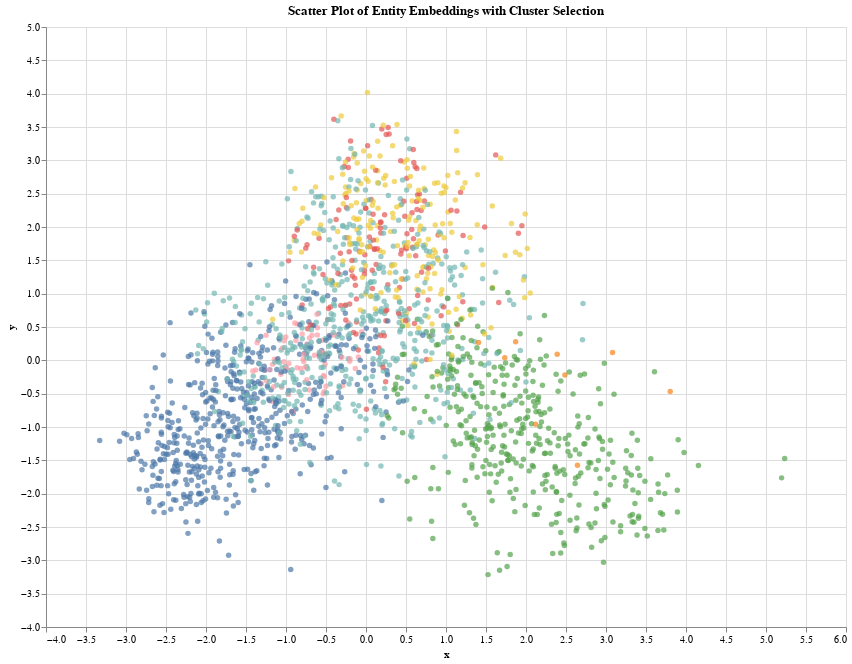

Here is the notebook cell this chart was saved with:
### Code cell
# Create a selection element for clusters
cluster_selection = alt.selection_single(
    fields=['color'],
    bind=alt.binding_select(options=embeddings_df['color'].unique(), name='Cluster: ')
)

# Create the scatter plot
scatter_plot = alt.Chart(embeddings_df).mark_circle().encode(
    x='x:Q',
    y='y:Q',
    color=alt.condition(
        cluster_selection,
        alt.Color('color:N', legend=None),
        alt.value('lightgrey')
    ),
    tooltip=['x', 'y', 'color']
).add_selection(
    cluster_selection
).properties(
    title='Scatter Plot of Entity Embeddings with Cluster Selection',
    width=800,
    height=600
)

# Display the chart
scatter_plot.display()

### Figure 1 — Vega-Lite specification as saved in the notebook (floating-point values rounded to 4 significant figures; data arrays with more than 128 entries replaced by an {"elided": "..."} marker saying what was removed)
{"config": {"view": {"continuousWidth": 300, "continuousHeight": 300}}, "data": {"name": "data-54d6106c5fe9d4a076eaa14c6b78b190"}, "mark": {"type": "circle"}, "encoding": {"color": {"condition": {"param": "param_3", "field": "color", "legend": null, "type": "nominal"}, "value": "lightgrey"}, "tooltip": [{"field": "x", "type": "quantitative"}, {"field": "y", "type": "quantitative"}, {"field": "color", "type": "quantitative"}], "x": {"field": "x", "type": "quantitative"}, "y": {"field": "y", "type": "quantitative"}}, "height": 600, "params": [{"name": "param_3", "select": {"type": "point", "fields": ["color"]}, "bind": {"input": "select", "options": [4.0, 3.0, 0.0, 5.0, 2.0, 7.0, 1.0, 6.0], "name": "Cluster: "}}], "title": "Scatter Plot of Entity Embeddings with Cluster Selection", "width": 800, "$schema": "https://vega.github.io/schema/vega-lite/v5.17.0.json", "datasets": {"data-54d6106c5fe9d4a076eaa14c6b78b190": {"elided": "1810 records"}}}
